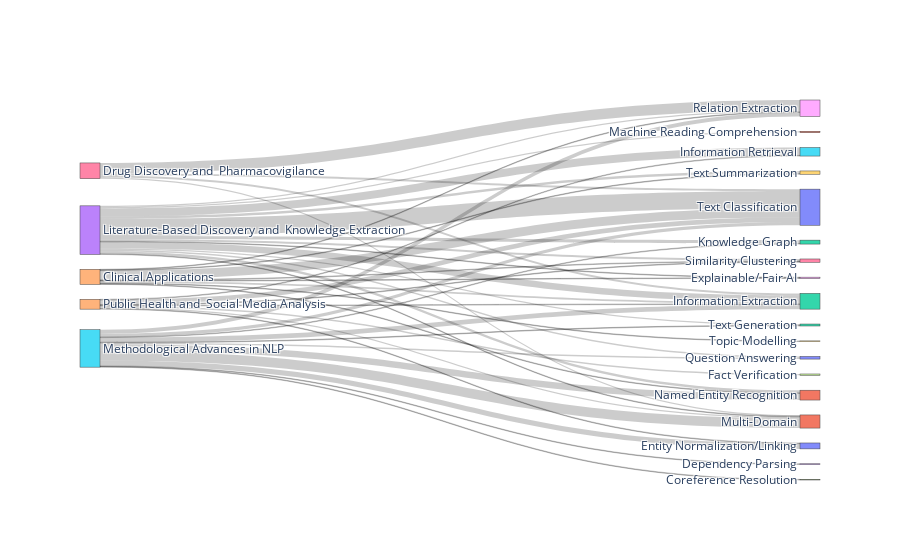

Notebook code cell kept with this figure:
### Code cell
import plotly.graph_objects as go # Import the graphical object

fig = go.Figure( 
    data=[go.Sankey( # The plot we are interest
        # This part is for the node information
        node = dict( 
            label = levels_combined
        ),
        # This part is for the link information
        link = dict(
            source = source_node,
            target = target_node,
            value = values
        ))])

# With this save the plots 
plot(fig,
     image_filename='sankey_plot_1', 
     image='png', 
     image_width=900, 
     image_height=600
)
# And shows the plot
fig.show()

### Figure 1 — Plotly figure (JSON) as saved in the notebook; plotly's stock layout.template omitted (floating-point values rounded to 4 significant figures)
{"data": [{"link": {"source": [13, 6, 15, 4, 13, 13, 15, 15, 14, 15, 15, 15, 13, 13, 13, 4, 6, 6, 13, 14, 13, 15, 13, 13, 13, 6, 14, 14, 14, 14, 15, 4, 14, 13, 4, 15, 4, 15, 15, 4, 4, 13, 4], "target": [10, 8, 11, 10, 5, 22, 21, 20, 10, 22, 8, 10, 2, 19, 21, 22, 10, 22, 16, 7, 12, 0, 8, 0, 1, 11, 11, 16, 22, 20, 12, 18, 5, 18, 21, 2, 16, 3, 17, 19, 9, 11, 8], "value": [26, 16, 15, 14, 12, 10, 10, 8, 7, 7, 6, 5, 5, 4, 4, 3, 3, 3, 3, 2, 2, 2, 2, 2, 2, 2, 2, 1, 1, 1, 1, 1, 1, 1, 1, 1, 1, 1, 1, 1, 1, 1, 1, 1, 1, 1]}, "node": {"label": ["Question Answering", "Machine Reading Comprehension", "Knowledge Graph", "Dependency Parsing", "Clinical Applications", "Information Retrieval", "Drug Discovery and  Pharmacovigilance", "Fact Verification", "Relation Extraction", "Topic Modelling", "Text Classification", "Multi-Domain", "Text Generation", "Literature-Based Discovery and  Knowledge Extraction", "Public Health and  Social Media Analysis", "Methodological Advances in NLP", "Similarity Clustering", "Coreference Resolution", "Explainable/ Fair AI", "Text Summarization", "Entity Normalization/Linking", "Named Entity Recognition", "Information Extraction"]}, "type": "sankey"}], "layout": {"autosize": true}}
